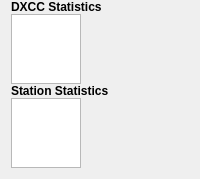
     <widget class="QWidget" name="dxStatTab">
      <property name="sizePolicy">
       <sizepolicy hsizetype="Preferred" vsizetype="Maximum">
        <horstretch>0</horstretch>
        <verstretch>0</verstretch>
       </sizepolicy>
      </property>
      <attribute name="title">
       <string>D&amp;X Stats</string>
      </attribute>
      <layout class="QVBoxLayout" name="verticalLayout">
       <property name="spacing">
        <number>0</number>
       </property>
       <property name="topMargin">
        <number>0</number>
       </property>
       <property name="rightMargin">
        <number>0</number>
       </property>
       <item>
        <widget class="QLabel" name="dxccTableLabel">
         <property name="text">
          <string>&lt;b&gt;DXCC Statistics&lt;/b&gt;</string>
         </property>
        </widget>
       </item>
       <item>
        <widget class="DxccTableWidget" name="dxccTableWidget">
         <property name="sizePolicy">
          <sizepolicy hsizetype="Maximum" vsizetype="Maximum">
           <horstretch>0</horstretch>
           <verstretch>0</verstretch>
          </sizepolicy>
         </property>
         <property name="focusPolicy">
          <enum>Qt::NoFocus</enum>
         </property>
         <property name="styleSheet">
          <string notr="true"/>
         </property>
         <property name="verticalScrollBarPolicy">
          <enum>Qt::ScrollBarAlwaysOff</enum>
         </property>
         <property name="horizontalScrollBarPolicy">
          <enum>Qt::ScrollBarAlwaysOff</enum>
         </property>
         <property name="sizeAdjustPolicy">
          <enum>QAbstractScrollArea::AdjustToContents</enum>
         </property>
         <property name="editTriggers">
          <set>QAbstractItemView::NoEditTriggers</set>
         </property>
         <property name="tabKeyNavigation">
          <bool>true</bool>
         </property>
         <property name="alternatingRowColors">
          <bool>true</bool>
         </property>
         <property name="selectionMode">
          <enum>QAbstractItemView::NoSelection</enum>
         </property>
         <property name="selectionBehavior">
          <enum>QAbstractItemView::SelectItems</enum>
         </property>
         <property name="gridStyle">
          <enum>Qt::SolidLine</enum>
         </property>
         <attribute name="horizontalHeaderMinimumSectionSize">
          <number>20</number>
         </attribute>
         <attribute name="horizontalHeaderDefaultSectionSize">
          <number>45</number>
         </attribute>
         <attribute name="horizontalHeaderStretchLastSection">
          <bool>false</bool>
         </attribute>
         <attribute name="verticalHeaderMinimumSectionSize">
          <number>23</number>
         </attribute>
         <attribute name="verticalHeaderDefaultSectionSize">
          <number>23</number>
         </attribute>
        </widget>
       </item>
       <item>
        <widget class="QLabel" name="stationTableLabel">
         <property name="text">
          <string>&lt;b&gt;Station Statistics&lt;/b&gt;</string>
         </property>
        </widget>
       </item>
       <item>
        <widget class="DxccTableWidget" name="stationTableWidget">
         <property name="sizePolicy">
          <sizepolicy hsizetype="Maximum" vsizetype="Maximum">
           <horstretch>0</horstretch>
           <verstretch>0</verstretch>
          </sizepolicy>
         </property>
         <property name="focusPolicy">
          <enum>Qt::NoFocus</enum>
         </property>
         <property name="verticalScrollBarPolicy">
          <enum>Qt::ScrollBarAlwaysOff</enum>
         </property>
         <property name="horizontalScrollBarPolicy">
          <enum>Qt::ScrollBarAlwaysOff</enum>
         </property>
         <property name="sizeAdjustPolicy">
          <enum>QAbstractScrollArea::AdjustToContents</enum>
         </property>
         <property name="editTriggers">
          <set>QAbstractItemView::NoEditTriggers</set>
         </property>
         <property name="alternatingRowColors">
          <bool>true</bool>
         </property>
         <property name="selectionMode">
          <enum>QAbstractItemView::NoSelection</enum>
         </property>
         <attribute name="horizontalHeaderMinimumSectionSize">
          <number>20</number>
         </attribute>
         <attribute name="horizontalHeaderDefaultSectionSize">
          <number>45</number>
         </attribute>
         <attribute name="verticalHeaderMinimumSectionSize">
          <number>23</number>
         </attribute>
         <attribute name="verticalHeaderDefaultSectionSize">
          <number>23</number>
         </attribute>
        </widget>
       </item>
      </layout>
     </widget>
